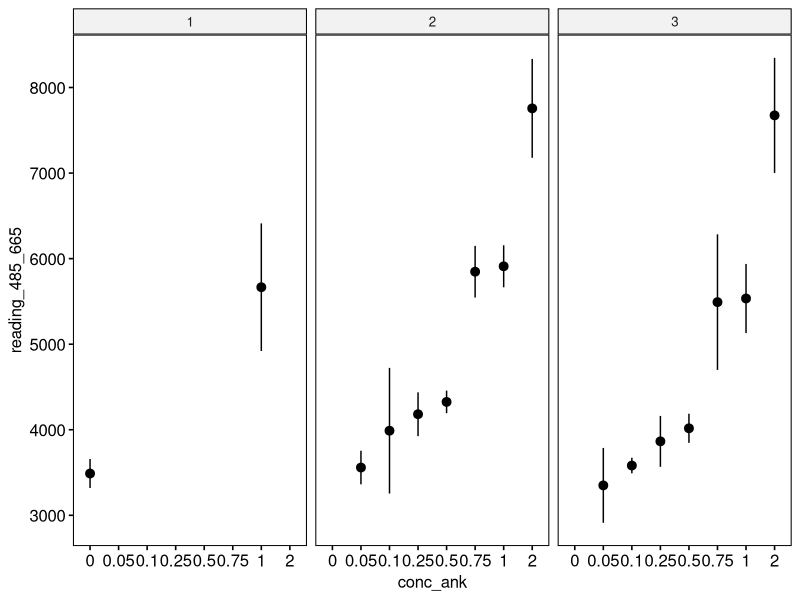
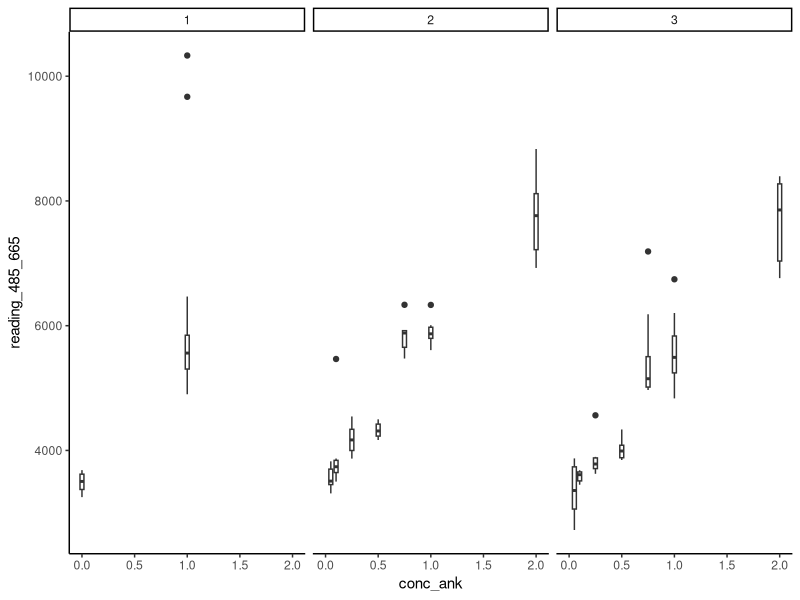
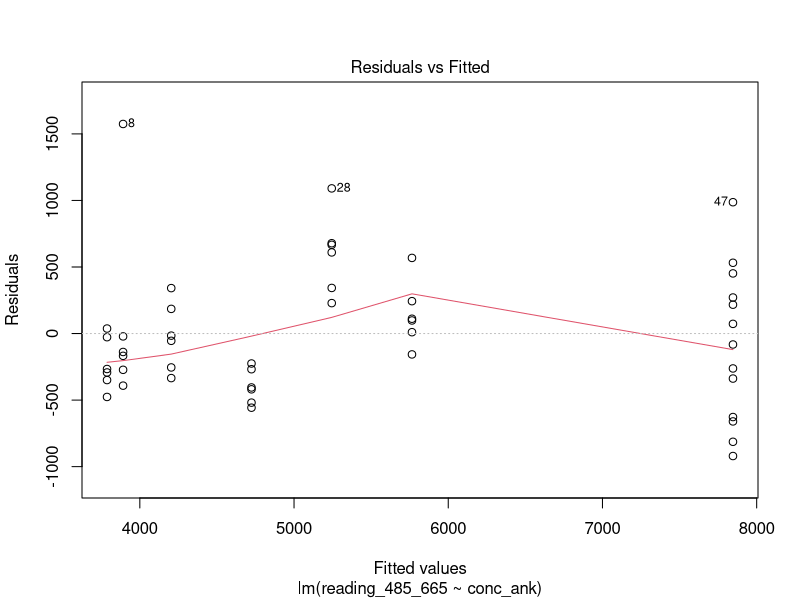
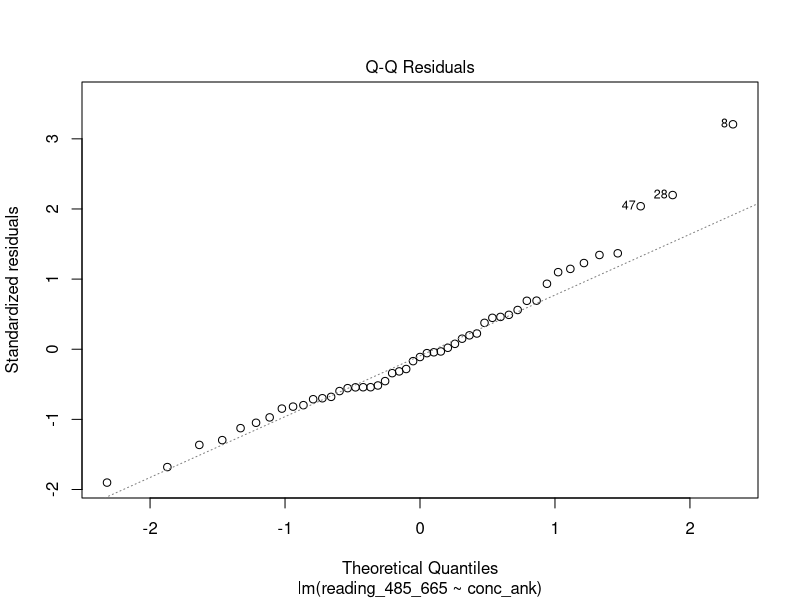
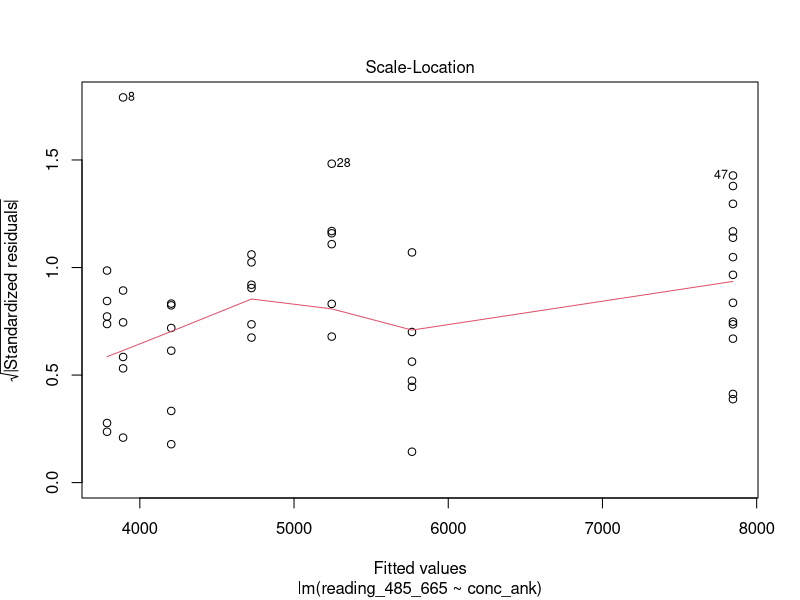
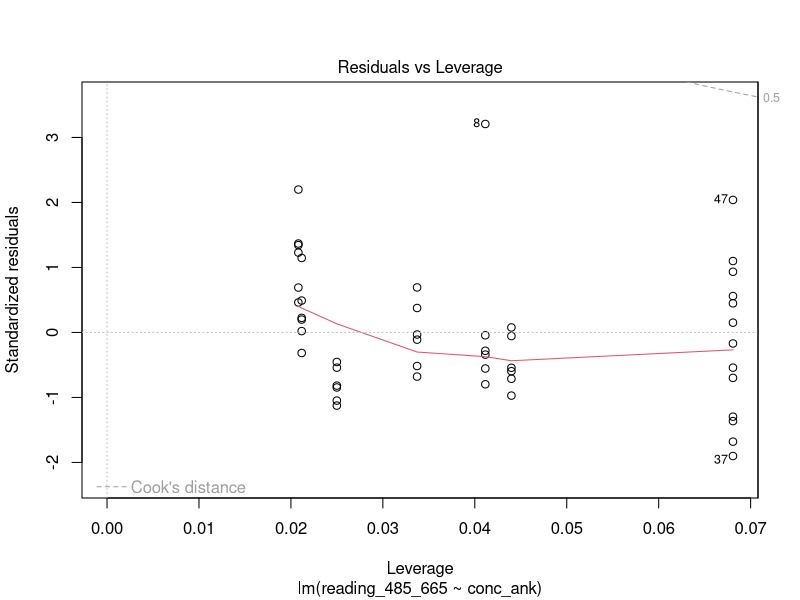
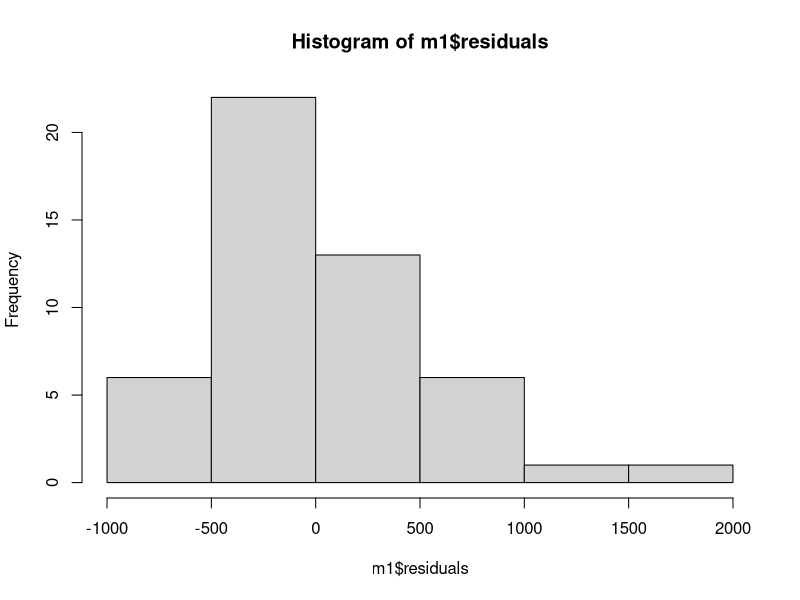
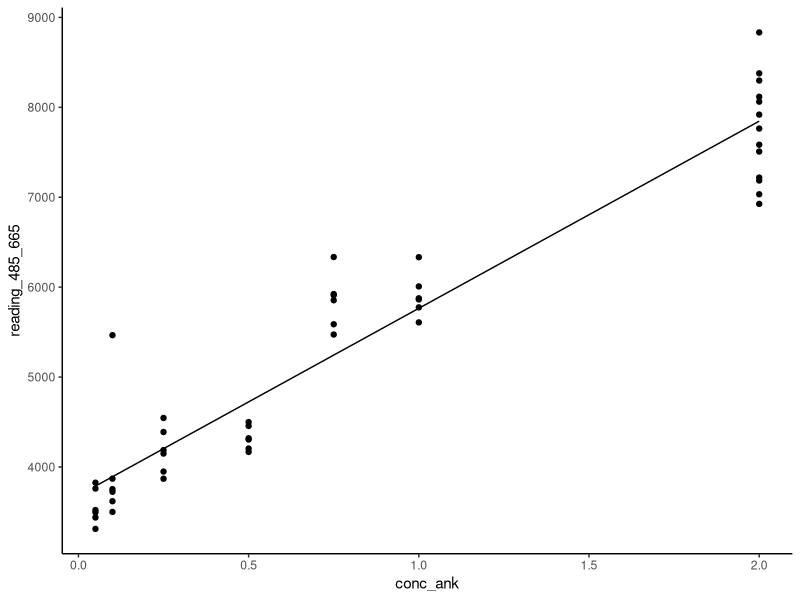

Source code (R) for these figures, in order:
plate<-read.csv("Schroeder_Strauss_2_3_2023_microplate reader_trial_2_all_data.csv")
plate$plate<-as.factor(plate$plate)

library(tidyverse)
library(ggpubr)
library(ggplot2)

plate %>% ggerrorplot(x="conc_ank",y="reading_485_665",desc_stat="mean_sd",facet.by = "plate")

plate %>% ggplot(aes(x=conc_ank,y=reading_485_665,group=conc_ank)) + theme_classic() + geom_boxplot() +facet_wrap(.~plate)

plate_2 <- plate %>% filter(plate=="2")

m1<-lm(reading_485_665~conc_ank,data=plate_2)

#check assumptions - some funneling, fine
plot(m1)
hist(m1$residuals)

summary(m1)

#add predicted values
plate_2$pred_fluor <- fitted(m1)

ggplot(data=plate_2,aes(x=conc_ank,y=reading_485_665)) +geom_point()+geom_line(aes(x=conc_ank,y=pred_fluor))+theme_classic()
